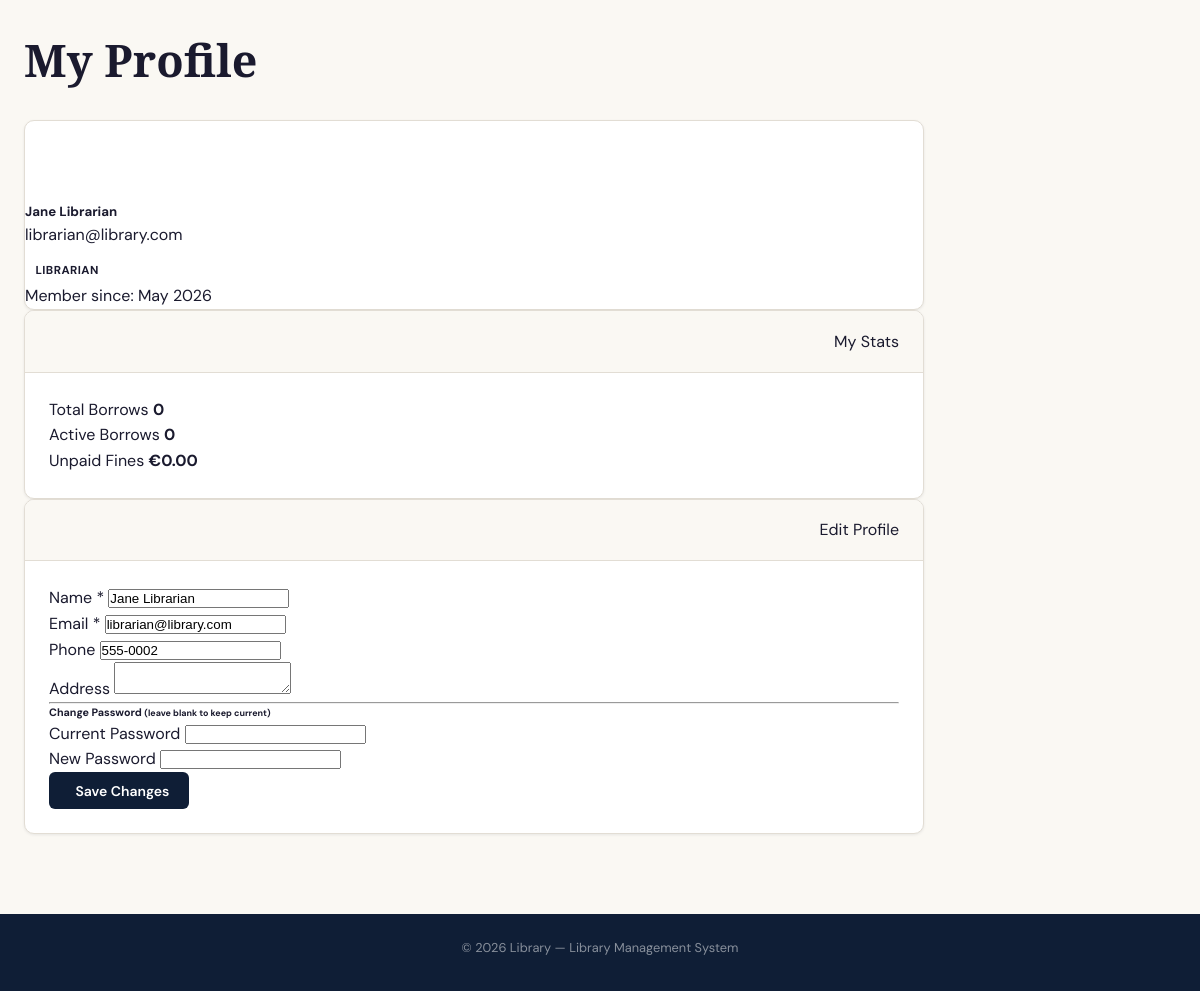
The app's page /user/profile.php (signed in) with its own data.
### tables this page shows
CREATE TABLE users (
    id INT AUTO_INCREMENT PRIMARY KEY,
    role_id INT NOT NULL DEFAULT 3,
    name VARCHAR(100) NOT NULL,
    email VARCHAR(150) NOT NULL UNIQUE,
    password VARCHAR(255) NOT NULL,
    phone VARCHAR(20),
    address TEXT,
    profile_image VARCHAR(255) DEFAULT 'default.png',
    is_active TINYINT(1) DEFAULT 1,
    created_at TIMESTAMP DEFAULT CURRENT_TIMESTAMP,
    updated_at TIMESTAMP DEFAULT CURRENT_TIMESTAMP ON UPDATE CURRENT_TIMESTAMP,
    FOREIGN KEY (role_id) REFERENCES roles(id) ON DELETE RESTRICT
);

CREATE TABLE roles (
    id INT AUTO_INCREMENT PRIMARY KEY,
    name VARCHAR(50) NOT NULL UNIQUE,
    description TEXT,
    created_at TIMESTAMP DEFAULT CURRENT_TIMESTAMP
);

### config/auth_helper.php (called while the page is built, shortened)
<?php
function getCurrentUser(): ?array {
    $db = getDB();
    $userId = (int)$_SESSION['user_id'];
    $stmt = $db->prepare(
        "SELECT u.*, r.name AS role_name
         FROM users u
         JOIN roles r ON u.role_id = r.id
         WHERE u.id = ?
         LIMIT 1"
    );
    $stmt->bind_param("i", $userId);
    $stmt->execute();
    $user = $stmt->get_result()->fetch_assoc();
    return $user ?: null;
}
function e($value): string {
    return htmlspecialchars((string)$value, ENT_QUOTES, 'UTF-8');
}

### user/profile.php (the view, shortened to what this page needs)
<?php
require_once __DIR__ . '/../config/auth_helper.php';
$db = getDB();
$userId = (int)$_SESSION['user_id'];
$user = getCurrentUser();
$userName = $user['name'] ?? 'User';
$userEmail = $user['email'] ?? '';
$stmt = $db->prepare("SELECT COUNT(*) AS total FROM borrow_history WHERE user_id = ?");
$stmt->bind_param("i", $userId);
$stmt->execute();
$totalBorrows = (int)($stmt->get_result()->fetch_assoc()['total'] ?? 0);
$stmt = $db->prepare("SELECT COUNT(*) AS total FROM borrow_requests WHERE user_id = ? AND status = 'approved'");
$stmt->bind_param("i", $userId);
$stmt->execute();
$activeBorrows = (int)($stmt->get_result()->fetch_assoc()['total'] ?? 0);
$stmt = $db->prepare("SELECT COALESCE(SUM(amount), 0) AS total FROM fines WHERE user_id = ? AND status = 'unpaid'");
$stmt->bind_param("i", $userId);
$stmt->execute();
$totalFines = (float)($stmt->get_result()->fetch_assoc()['total'] ?? 0);
require_once __DIR__ . '/../includes/header.php';
?>
<div class="page-wrapper">
<div class="container" style="max-width:900px">
    <div class="page-header">
        <h1><i class="bi bi-person-circle me-2"></i>My Profile</h1>
    </div>
    <div class="row g-3">
        <div class="col-md-4">
            <div class="card text-center p-3 mb-3">
                <div class="mx-auto mb-3" style="width:80px;height:80px;background:var(--primary);border-radius:50%;display:flex;align-items:center;justify-content:center;font-size:2.5rem;color:#fff;font-family:var(--font-display)">
                </div>
                <h5 class="mb-0"><?= e($userName) ?></h5>
                <p class="text-muted"><?= e($userEmail) ?></p>
                <span class="badge <?= ($user['role_name'] ?? '') === 'admin' ? 'bg-danger' : (($user['role_name'] ?? '') === 'librarian' ? 'bg-warning text-dark' : 'bg-primary') ?> mb-2">
                    <?= e(ucfirst($user['role_name'] ?? 'student')) ?>
                </span>
                <?php if (!empty($user['created_at'])): ?>
                    <div class="text-muted small">
                        Member since: <?= date('M Y', strtotime($user['created_at'])) ?>
                    </div>
                <?php endif; ?>
            </div>
            <div class="card">
                <div class="card-header">
                    <i class="bi bi-bar-chart me-1"></i>My Stats
                </div>
                <div class="card-body p-0">
                    <div class="list-group list-group-flush">
                        <div class="list-group-item d-flex justify-content-between">
                            <span>Total Borrows</span>
                            <strong><?= $totalBorrows ?></strong>
                        </div>
                        <div class="list-group-item d-flex justify-content-between">
                            <span>Active Borrows</span>
                            <strong class="text-primary"><?= $activeBorrows ?></strong>
                        </div>
                        <div class="list-group-item d-flex justify-content-between">
                            <span>Unpaid Fines</span>
                            <strong class="<?= $totalFines > 0 ? 'text-danger' : 'text-success' ?>">
                                €<?= number_format($totalFines, 2) ?>
                            </strong>
                        </div>
                    </div>
                </div>
            </div>
        </div>
        <div class="col-md-8">
            <div class="card">
                <div class="card-header">
                    <i class="bi bi-pencil-square me-1"></i>Edit Profile
                </div>
                <div class="card-body">
                    <form method="POST" class="needs-validation" novalidate>
                        <div class="row g-3">
                            <div class="col-12">
                                <label class="form-label">Name <span class="text-danger">*</span></label>
                                <input type="text"
                                       name="name"
                                       class="form-control"
                                       required
                                       value="<?= e($userName) ?>">
                            </div>
                            <div class="col-md-6">
                                <label class="form-label">Email <span class="text-danger">*</span></label>
                                <input type="email"
                                       name="email"
                                       class="form-control"
                                       required
                                       value="<?= e($userEmail) ?>">
                            </div>
                            <div class="col-md-6">
                                <label class="form-label">Phone</label>
                                <input type="text"
                                       name="phone"
                                       class="form-control"
                                       value="<?= e($user['phone'] ?? '') ?>">
                            </div>
                            <div class="col-12">
                                <label class="form-label">Address</label>
                                <textarea name="address" class="form-control" rows="2"><?= e($user['address'] ?? '') ?></textarea>
                            </div>
                        </div>
                        <hr class="my-3">
                        <h6 class="text-muted">
                            Change Password <small>(leave blank to keep current)</small>
                        </h6>
                        <div class="row g-3">
                            <div class="col-md-6">
                                <label class="form-label">Current Password</label>
                                <input type="password" name="current_password" class="form-control">
                            </div>
                            <div class="col-md-6">
                                <label class="form-label">New Password</label>
                                <input type="password"
                                       id="password"
                                       name="new_password"
                                       class="form-control"
                                       minlength="8">
                            </div>
                        </div>
                        <div class="mt-3">
                            <button type="submit" class="btn btn-primary">
                                <i class="bi bi-save me-2"></i>Save Changes
                            </button>
                        </div>
                    </form>
                </div>
            </div>
        </div>
    </div>
</div>
</div>
<?php
require_once __DIR__ . '/../includes/footer.php';
?>

### assets/css/style.css (style rules this page uses)
:root { --navy: #0f1e36; --navy-mid: #1a3054; --navy-light: #2a4878; --amber: #e8a020; --amber-light: #f2b84b; --cream: #faf8f3; --cream-mid: #f0ece2; --text: #1a1a2e; --text-muted: #6b7280; --white: #ffffff; --success: #22c55e; --warning: #f59e0b; --danger: #ef4444; --info: #3b82f6; --border: #e2ddd4; --shadow-sm: 0 1px 3px rgba(15, 30, 54, 0.08); --shadow-md: 0 4px 16px rgba(15, 30, 54, 0.12); --shadow-lg: 0 8px 32px rgba(15, 30, 54, 0.18); --radius: 10px; --radius-sm: 6px; --radius-lg: 16px; --font-display: "Playfair Display", Georgia, serif; --font-body: "DM Sans", system-ui, sans-serif; --transition: 0.2s ease; }
* { box-sizing: border-box; margin: 0; padding: 0; }
html { scroll-behavior: smooth; }
body { font-family: var(--font-body); background: var(--cream); color: var(--text); line-height: 1.6; min-height: 100vh; }
h1, h2, h3 { font-family: var(--font-display); font-weight: 700; line-height: 1.25; }
h1 { font-size: clamp(1.8rem, 4vw, 2.8rem); }
p { margin-bottom: 0.5rem; }
.btn { display: inline-flex; align-items: center; justify-content: center; gap: 0.4rem; padding: 0.6rem 1.25rem; border: none; border-radius: var(--radius-sm); font-family: var(--font-body); font-size: 0.875rem; font-weight: 600; cursor: pointer; transition: all var(--transition); text-decoration: none; white-space: nowrap; }
.btn-primary { background: var(--navy); color: var(--white); }
.page-wrapper { max-width: 1280px; margin: 0 auto; padding: 2rem 1.5rem; }
.page-header { margin-bottom: 2rem; }
.page-header h1 { margin-bottom: 0.35rem; }
.card { background: var(--white); border-radius: var(--radius); box-shadow: var(--shadow-sm); border: 1px solid var(--border); overflow: hidden; }
.card-header { padding: 1.1rem 1.5rem; border-bottom: 1px solid var(--border); display: flex; align-items: center; justify-content: space-between; background: var(--cream); }
.card-body { padding: 1.5rem; }
.badge { display: inline-block; padding: 0.2rem 0.65rem; border-radius: 20px; font-size: 0.72rem; font-weight: 700; text-transform: uppercase; letter-spacing: 0.04em; }

### records on screen
users: name "Jane Librarian", email "librarian@library.com", role.name "LIBRARIAN", created_at "May 2026", phone "555-0002"

### other values on screen
$totalBorrows "0"
$activeBorrows "0"
$totalFines "0.00"
